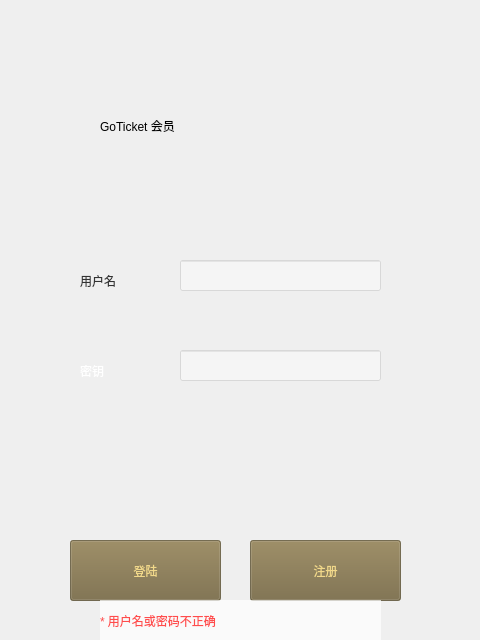
<?xml version="1.0" encoding="UTF-8"?>
<ui version="4.0">
 <class>login</class>
 <widget class="QMainWindow" name="login">
  <property name="geometry">
   <rect>
    <x>0</x>
    <y>0</y>
    <width>480</width>
    <height>640</height>
   </rect>
  </property>
  <property name="minimumSize">
   <size>
    <width>480</width>
    <height>640</height>
   </size>
  </property>
  <property name="maximumSize">
   <size>
    <width>480</width>
    <height>640</height>
   </size>
  </property>
  <property name="windowTitle">
   <string>MainWindow</string>
  </property>
  <widget class="QWidget" name="centralwidget">
   <widget class="QLabel" name="label_username">
    <property name="geometry">
     <rect>
      <x>80</x>
      <y>260</y>
      <width>91</width>
      <height>41</height>
     </rect>
    </property>
    <property name="styleSheet">
     <string notr="true">font: 75  16pt &quot;Constantia&quot;;
color: rgb(50, 50, 50);</string>
    </property>
    <property name="text">
     <string>用户名</string>
    </property>
   </widget>
   <widget class="QPushButton" name="Button_login">
    <property name="geometry">
     <rect>
      <x>70</x>
      <y>540</y>
      <width>151</width>
      <height>61</height>
     </rect>
    </property>
    <property name="cursor">
     <cursorShape>PointingHandCursor</cursorShape>
    </property>
    <property name="styleSheet">
     <string notr="true">font: 18pt &quot;黑体&quot;;
background-color: rgba(255, 255, 180, 100);
color: rgb(61, 57, 26);
background-color: rgba(118, 103, 64, 180);
color: rgb(241, 216, 138);</string>
    </property>
    <property name="text">
     <string>登陆</string>
    </property>
   </widget>
   <widget class="QPushButton" name="Button_signup">
    <property name="geometry">
     <rect>
      <x>250</x>
      <y>540</y>
      <width>151</width>
      <height>61</height>
     </rect>
    </property>
    <property name="cursor">
     <cursorShape>PointingHandCursor</cursorShape>
    </property>
    <property name="styleSheet">
     <string notr="true">font: 18pt &quot;黑体&quot;;
background-color: rgba(255, 255, 180, 100);
color: rgb(61, 57, 26);
background-color: rgba(118, 103, 64, 180);
color: rgb(241, 216, 138);</string>
    </property>
    <property name="text">
     <string>注册</string>
    </property>
   </widget>
   <widget class="QLabel" name="Goticket">
    <property name="geometry">
     <rect>
      <x>100</x>
      <y>60</y>
      <width>301</width>
      <height>131</height>
     </rect>
    </property>
    <property name="styleSheet">
     <string notr="true">font: 75 12pt &quot;Terminal&quot;;
font: 75 24pt &quot;Segoe Script&quot;;</string>
    </property>
    <property name="text">
     <string>GoTicket 会员</string>
    </property>
   </widget>
   <widget class="QLabel" name="label_key">
    <property name="geometry">
     <rect>
      <x>80</x>
      <y>350</y>
      <width>91</width>
      <height>41</height>
     </rect>
    </property>
    <property name="styleSheet">
     <string notr="true">font: 75  16pt &quot;Constantia&quot;;
color: rgb(255, 255, 255);</string>
    </property>
    <property name="text">
     <string>密钥</string>
    </property>
   </widget>
   <widget class="QLineEdit" name="user_id">
    <property name="geometry">
     <rect>
      <x>180</x>
      <y>260</y>
      <width>201</width>
      <height>31</height>
     </rect>
    </property>
    <property name="styleSheet">
     <string notr="true">font: 75 italic 16pt &quot;Constantia&quot;;
background-color: rgba(255, 255, 255, 100)</string>
    </property>
   </widget>
   <widget class="QLineEdit" name="psw">
    <property name="geometry">
     <rect>
      <x>180</x>
      <y>350</y>
      <width>201</width>
      <height>31</height>
     </rect>
    </property>
    <property name="styleSheet">
     <string notr="true">font: 75 italic 16pt &quot;Constantia&quot;;
background-color: rgba(255, 255, 255, 100)</string>
    </property>
   </widget>
   <widget class="QLabel" name="back">
    <property name="geometry">
     <rect>
      <x>0</x>
      <y>0</y>
      <width>481</width>
      <height>641</height>
     </rect>
    </property>
    <property name="styleSheet">
     <string notr="true">border-image: url(:/login/Resource/Login.jpeg);</string>
    </property>
    <property name="text">
     <string/>
    </property>
   </widget>
   <widget class="QLabel" name="warning">
    <property name="geometry">
     <rect>
      <x>100</x>
      <y>600</y>
      <width>281</width>
      <height>41</height>
     </rect>
    </property>
    <property name="styleSheet">
     <string notr="true">color: rgb(255, 76, 76);
font: 75 16pt &quot;Arial&quot;;
background-color: rgb(255, 255, 255, 180);</string>
    </property>
    <property name="text">
     <string>* 用户名或密码不正确</string>
    </property>
   </widget>
   <zorder>back</zorder>
   <zorder>label_username</zorder>
   <zorder>Button_login</zorder>
   <zorder>Button_signup</zorder>
   <zorder>Goticket</zorder>
   <zorder>label_key</zorder>
   <zorder>user_id</zorder>
   <zorder>psw</zorder>
   <zorder>warning</zorder>
  </widget>
 </widget>
 <resources/>
 <connections/>
</ui>
